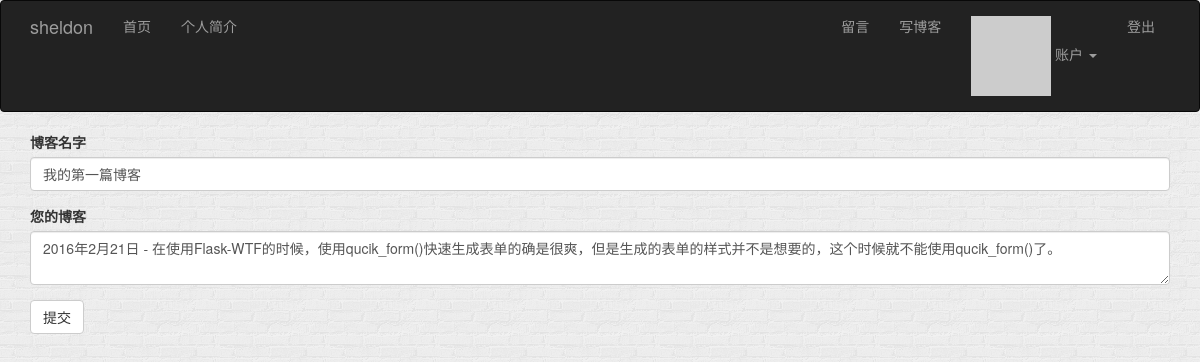
The page /edit/6 (signed in) on the database its author committed.
### app/models.py (models this page shows, shortened)
class Post(db.Model):
    __tablename__ = 'posts'
    id = db.Column(db.Integer, primary_key=True)
    body = db.Column(db.Text)
    body_html = db.Column(db.Text)
    timestamp = db.Column(db.DateTime(), index=True, default=datetime.now)
    title = db.Column(db.String(64))
    author_id = db.Column(db.Integer, db.ForeignKey('users.id'))

### app/main/views.py (the view, shortened to what this page needs)
@main.route('edit/<id>', methods=['GET', 'POST'])
def edit(id):
    post = Post.query.get_or_404(id)
    form = PostForm()
    form.title.data = post.title
    form.body.data = post.body
    return render_template('edit_post.html', form=form)

### app/main/forms.py
class PostForm(FlaskForm):
    title = StringField('博客名字', validators=[DataRequired()])
    body = PageDownField("您的博客", validators=[DataRequired()])
    submit = SubmitField('提交')

### app/auth/views.py (called while the page is built)
@auth.before_app_request
def before_request():
    if current_user.is_authenticated:
        current_user.ping()

### app/models.py (called while the page is built)
@login_manager.user_loader
def load_user(user_id):
    return User.query.get(int(user_id))

    def ping(self):
        self.last_seen = datetime.now()
        db.session.add(self)
        db.session.commit()

    def gravatar_hash(self):
        return hashlib.md5(self.email.lower().encode('utf-8')).hexdigest()

    def gravatar(self, size=100, default='wavatar', rating='x'):
        url = 'https://secure.gravatar.com/avatar'
        hash = self.gravatar_hash()
        return '{url}/{hash}?s={size}&d={default}&r={rating}'.format(
            url=url, hash=hash, size=size, default=default, rating=rating)

### app/templates/edit_post.html (shortened to what this page needs)
{% extends "base.html" %}
{% import "bootstrap/wtf.html" as wtf %}
{% block page_content %}
<div>
    {{ wtf.quick_form(form) }}
</div>
{% endblock %}

### app/static/styles.css (style rules this page uses)
body { background-image: url("../static/imgs/brick-wall.png"); background-attachment: scroll; }

### rows shown on the page
Post: title "我的第一篇博客", body "2016年2月21日 - 在使用Flask-WTF的时候，使用qucik_form()快速生成表单的确是很爽，但是生成的表单的样式并不是想要的，这个时候就不能使用qucik_form()了。"
